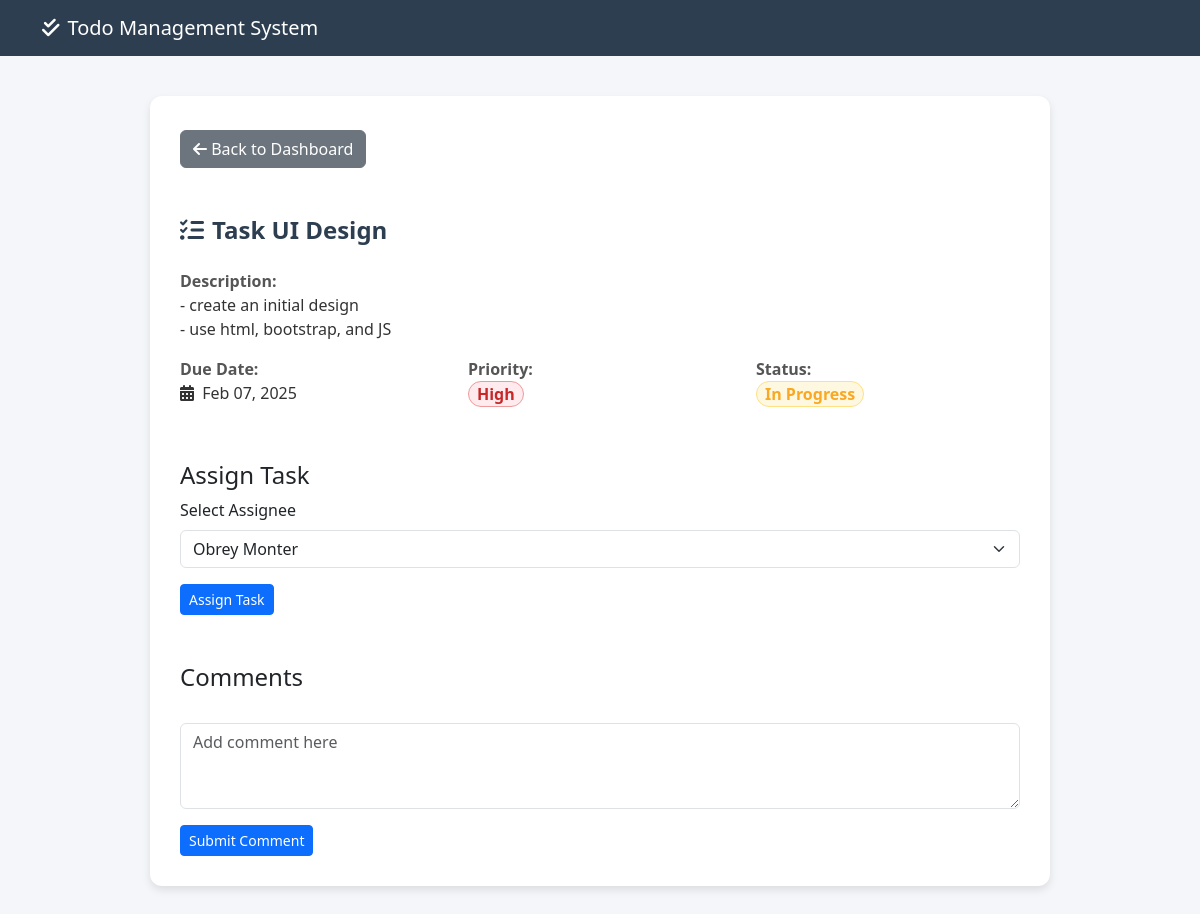
Page /view_task.php?id=4 on the committed database.
### tables this page shows
CREATE TABLE `tasks` (
  `id` int(11) NOT NULL,
  `title` varchar(255) NOT NULL,
  `description` text DEFAULT NULL,
  `due_date` date NOT NULL,
  `priority` enum('Low','Medium','High') DEFAULT 'Medium',
  `status` enum('todo','in_progress','done') DEFAULT 'todo',
  `created_at` timestamp NOT NULL DEFAULT current_timestamp(),
  `updated_at` timestamp NOT NULL DEFAULT current_timestamp() ON UPDATE current_timestamp(),
  `assignee_id` int(11) DEFAULT NULL
);

### view_task.php (the view, shortened to what this page needs)
<?php
    include 'db_connect.php';
    $id = $_GET['id'];
    $query = "SELECT * FROM tasks WHERE id = $id";
    $result = mysqli_query($conn, $query);
    $task = mysqli_fetch_assoc($result);
    $users = [
        ['id' => 1, 'name' => 'Obrey Monter'],
        ['id' => 2, 'name' => 'Eden Nataya'],
        ['id' => 3, 'name' => 'Aila Niala'],
        ['id' => 4, 'name' => 'Niko Nositera'],
        ['id' => 5, 'name' => 'Prince Nuguid']
    ];
?>
<!DOCTYPE html>
<html lang="en">
<head>
    <link rel="stylesheet" href="https://cdn.jsdelivr.net/npm/bootstrap@5.3.0/dist/css/bootstrap.min.css">
    <link rel="stylesheet" href="https://cdnjs.cloudflare.com/ajax/libs/font-awesome/6.0.0/css/all.min.css">
</head>
<body>
    <nav class="navbar navbar-expand-lg navbar-dark">
        <div class="container">
            <a class="navbar-brand" href="index.php">
                <i class="fas fa-check-double me-2"></i>Todo Management System
            </a>
        </div>
    </nav>
    <div class="container">
        <div class="task-container">
            <a href="index.php" class="btn btn-secondary back-btn mt-1">
                <i class="fas fa-arrow-left"></i> Back to Dashboard
            </a>
            <br><br><br>
            <h1 class="task-title mb-4">
                <i class="fas fa-tasks me-2"></i><?php echo htmlspecialchars($task['title']); ?>
            </h1>
            <div class="mb-3">
                <span class="task-label">Description:</span>
                <p class="task-value"><?php echo nl2br(htmlspecialchars($task['description'])); ?></p>
            </div>
            <div class="row">
                <div class="col-md-4 mb-3">
                    <span class="task-label">Due Date:</span>
                    <p class="task-value"><i class="fas fa-calendar-alt me-1"></i>
                        <?php echo date('M d, Y', strtotime($task['due_date'])); ?>
                    </p>
                </div>
                <div class="col-md-4 mb-3">
                    <span class="task-label">Priority:</span><br>
                    <span class="badge priority-<?php echo strtolower($task['priority']); ?> p-2 pb-1 pt-1">
                        <?php echo $task['priority']; ?>
                    </span>
                </div>
                <div class="col-md-4 mb-3">
                    <span class="task-label">Status:</span><br>
                    <span class="badge status-<?php echo str_replace('_', '-', $task['status']); ?> p-2 pb-1 pt-1">
                        <?php echo ucwords(str_replace('_', ' ', $task['status'])); ?>
                    </span>
                </div>
            </div>
            <br>
            <h4>Assign Task</h4>
            <form action="" method="POST">
                <div class="mb-3">
                    <label for="assignee" class="form-label">Select Assignee</label>
                    <select class="form-select" id="assignee" name="assignee_id">
                        <?php foreach ($users as $user): ?>
                            <option value="<?php echo $user['id']; ?>" <?php echo $user['id'] == $task['assignee_id'] ? 'selected' : ''; ?>>
                                <?php echo $user['name']; ?>
                            </option>
                        <?php endforeach; ?>
                    </select>
                </div>
                <button type="submit" class="btn btn-primary btn-sm">Assign Task</button>
            </form>
            <br><br>
            <h4>Comments</h4>
             <br>
            <form action="process_comment.php" method="POST">
                <div class="mb-3">
                    <textarea class="form-control" id="comment" name="comment" rows="3" placeholder="Add comment here" required></textarea>
                </div>
                <button type="submit" class="btn btn-primary btn-sm">Submit Comment</button>
            </form>
        </div>
    </div>
</body>
</html>

### view_task.php (style rules this page uses)
body { background-color: #f4f6f9; }
.navbar { background-color: #2c3e50; }
.navbar-brand { color: white !important; }
.task-container { max-width: 900px; margin: 40px auto; padding: 30px; background: white; border-radius: 12px; box-shadow: 0 4px 8px rgba(0, 0, 0, 0.1); }
.task-title { font-size: 24px; font-weight: bold; color: #2c3e50; }
.task-label { font-weight: 700; color: #555; font-size: 16px; }
.task-value { font-size: 16px; color: #333; }
.badge { font-size: 16px; padding: 8px 12px; border-radius: 20px; }
.priority-high { background-color: #ffebee; color: #c62828; border: 1px solid #ef9a9a; }
.status-in-progress { background-color: #fff8e1; color: #f9a825; border: 1px solid #ffe082; }
.back-btn { margin-top: 20px; }

### rows in the picture
tasks: title "Task UI Design", description "- create an initial design - use html, bootstrap, and JS", due_date "Feb 07, 2025", priority "High", status "In Progress", assignee_id "Obrey Monter"
